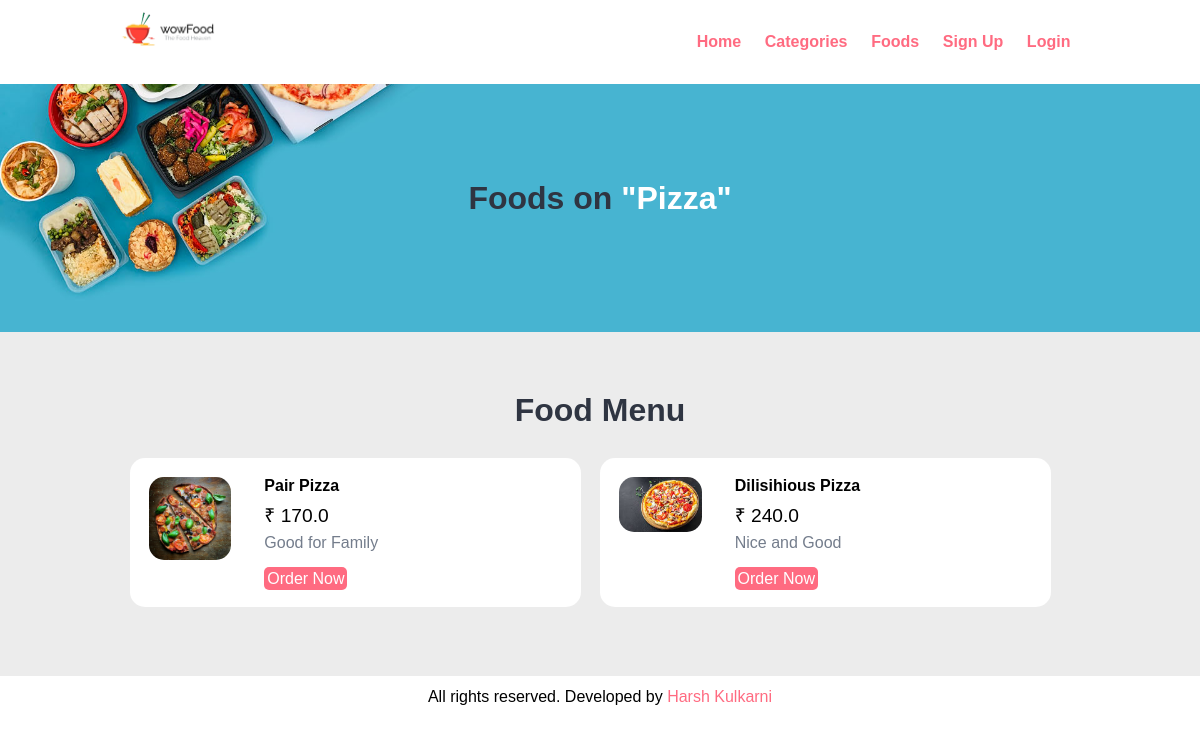
The page /category-food?id=2 on the database its author committed.
### food_order/__init__.py (models this page shows)
class Category(db.Model):
    id = db.Column(db.Integer, primary_key=True)
    title = db.Column(db.String(100), nullable=False, unique=True)
    image_name = db.Column(db.String(255), nullable=True)
    featured = db.Column(db.String(10), nullable=False)
    active = db.Column(db.String(10), nullable=False)
    foods = db.relationship("Food", backref="food")

class Food(db.Model):
    id = db.Column(db.Integer, primary_key=True)
    title = db.Column(db.String(100), nullable=False, unique=True)
    category_id = db.Column(db.Integer, db.ForeignKey("category.id"))
    image_name = db.Column(db.String(255), nullable=True)
    description = db.Column(db.Text, nullable=True)
    price = db.Column(db.Float, nullable=False)
    featured = db.Column(db.String(10), nullable=False)
    active = db.Column(db.String(10), nullable=False)
    orders = db.relationship("Order", backref="order")

### food_order/views.py (the view)
@app.route("/category-food")
def category_food():
    with app.app_context():
        category = Category.query.get(request.args.get("id"))
        food = db.session.query(Food).all()
        all_food = [f for f in food if f.category_id == category.id]
        return render_template("category-foods.html", category=category, foods=all_food)

### food_order/templates/category-foods.html (shortened to what this page needs)
{% include 'header.html' %}
<section class="food-search text-center">
    <div class="container">
        <h2>Foods on <strong class="text-white">"{{category.title}}"</strong></h2>
    </div>
</section>
<section class="food-menu">
    <div class="container">
        {% if not foods %}
        <h2 class="text-center">No Food Available in this Category.</h2>
        {% else %}
        <h2 class="text-center">Food Menu</h2>
        {% for food in foods %}
        {% if food.active == 'Yes' %}
        <div class="food-menu-box">
            <div class="food-menu-img">
                <img src="static/images/{{food.image_name}}" alt="{{food.image_name}}" class="img-responsive img-curve">
            </div>
            <div class="food-menu-desc">
                <h4>{{ food.title }}</h4>
                <p class="food-price">₹ {{ food.price }}</p>
                <p class="food-detail">
                    {{ food.description }}
                </p>
                <br>
                <a href="{{ url_for('order', id=food.id) }}" class="btn btn-primary">Order Now</a>
            </div>
        </div>
        {% endif %}
        {% endfor %}
        {% endif %}
    </div>
</section>
{% include 'footer.html' %}

### food_order/static/css/style.css (style rules this page uses)
* { margin: 0 0; padding: 0 0; font-family: Arial, Helvetica, sans-serif; }
.container { width: 80%; margin: 0 auto; padding: 1%; }
.img-responsive { width: 100%; }
.img-curve { border-radius: 15px; }
.text-center { text-align: center; }
.text-white { color: white; }
a { color: #ff6b81; text-decoration: none; }
.btn { padding: 1%; border: none; font-size: 1rem; border-radius: 5px; }
.btn-primary { background-color: #ff6b81; color: white; cursor: pointer; }
h2 { color: #2f3542; font-size: 2rem; margin-bottom: 2%; }
.food-search { background-image: url(../images/bg.jpg); background-size: cover; background-repeat: no-repeat; background-position: center; padding: 7% 0; }
.food-menu { background-color: #ececec; padding: 4% 0; }
.food-menu-box { width: 43%; margin: 1%; padding: 2%; float: left; background-color: white; border-radius: 15px; }
.food-menu-img { width: 20%; float: left; }
.food-menu-desc { width: 70%; float: left; margin-left: 8%; }
.food-price { font-size: 1.2rem; margin: 2% 0; }
.food-detail { font-size: 1rem; color: #747d8c; }

### rows shown on the page
Category: title "Pizza"
Food: image_name (picture), title "Pair Pizza", price "170.0", description "Good for Family"
Food: image_name (picture), title "Dilisihious Pizza", price "240.0", description "Nice and Good"
